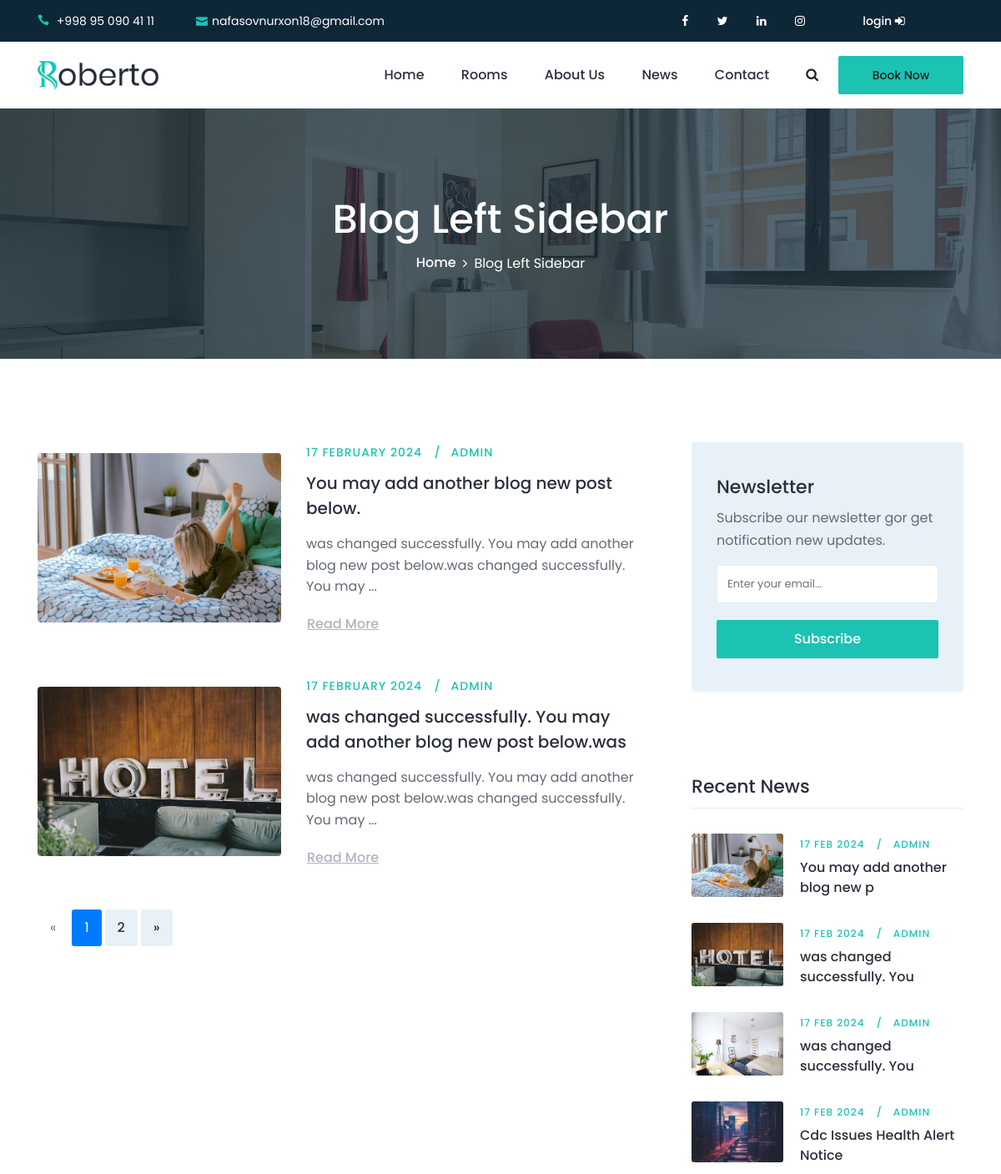
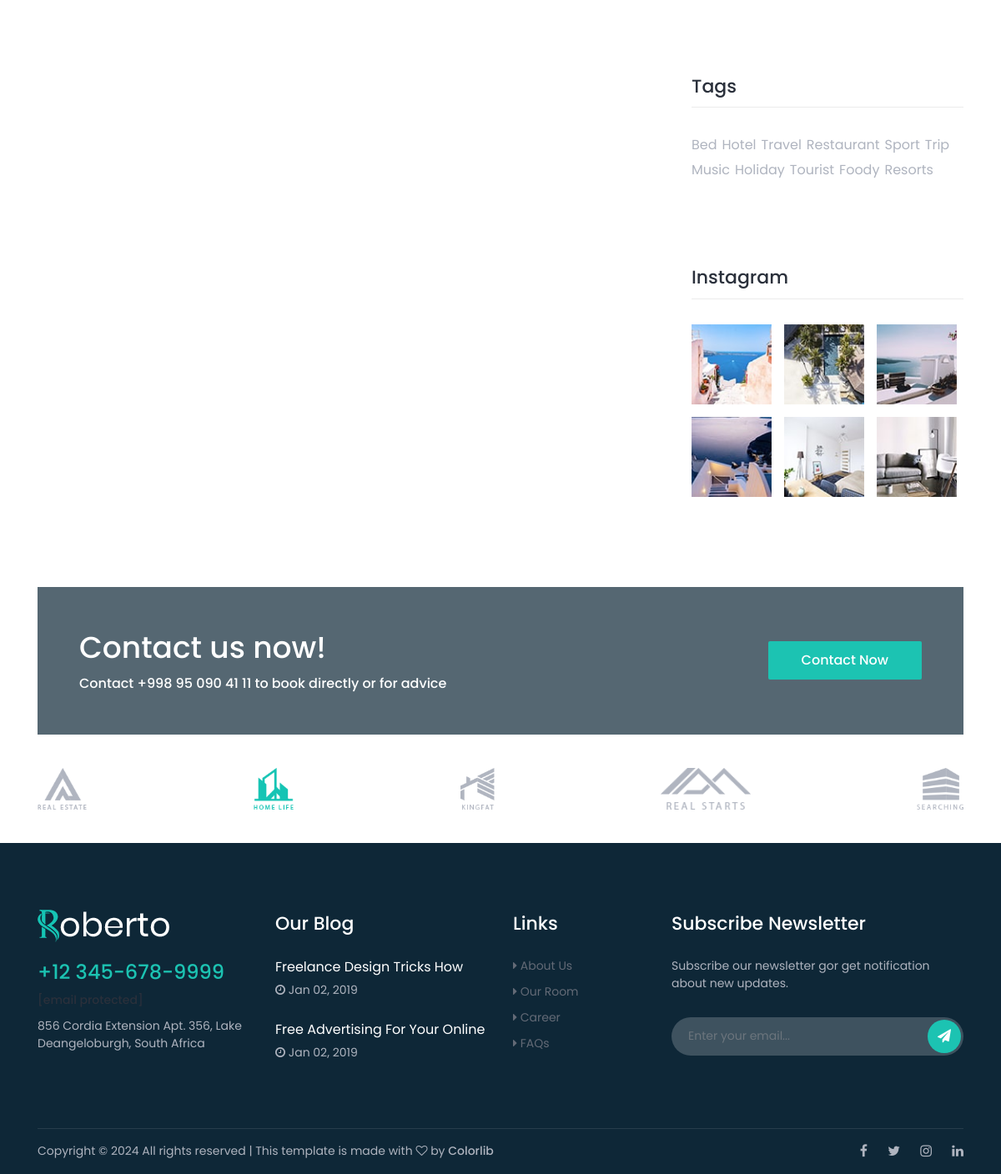
Screenshot of /blog/ with the database file from the repository (2 pictures, top to bottom).
### apps/main/models.py (models this page shows)
class MeContact(BaseModel):
    phone = models.CharField(max_length=25)
    email = models.EmailField()
    facebook = models.URLField(null=True, blank=True)
    linkedin = models.URLField(null=True, blank=True)
    twitter = models.URLField(null=True, blank=True)
    instagram = models.URLField(null=True, blank=True)
    address = models.CharField(max_length=35, null=True, blank=True)
    open_time = models.TimeField(null=True, blank=True)
    close_time = models.TimeField(null=True, blank=True)

class Partners(BaseModel):
    name = models.CharField(max_length=221)
    image = models.ImageField(upload_to='partners/')
    url = models.URLField(null=True, blank=True)

### apps/blog/models.py (models this page shows)
class BaseModel(models.Model):
    created_date = models.DateTimeField(auto_now_add=True)
    modified_date = models.DateTimeField(auto_now=True)
    class Meta:
        abstract = True

class BlogNEWPost(BaseModel):
    author = models.ForeignKey('auth.User', on_delete=models.SET_NULL, null=True)
    title = models.CharField(max_length=255)
    slug = models.SlugField()
    image = models.ImageField(upload_to='blog/new')
    tags = models.ManyToManyField(Tag)

class ContentNewBlog(BaseModel):
    blog_post = models.ForeignKey(BlogNEWPost, on_delete=models.CASCADE, related_name='contents', null=True)
    content = models.TextField()
    is_quote = models.BooleanField(default=False)

class Tag(BaseModel):
    title = models.CharField(max_length=255)
    def __str__(self):
        return self.title

### apps/blog/views.py (the view)
# urls.py: path('', BlogNewView.as_view(), name='blog'),
class BlogNewView(View):
    template_name = 'blog/blog.html'
    def get(self, request, *args, **kwargs):
        blogs = BlogNEWPost.objects.order_by('-id')
        tags = Tag.objects.all()
        blog4 = blogs[:4]
        tag = request.GET.get('tag')
        if tag:
            blogs = blogs.filter(tags__title__exact=tag)
        paginator = Paginator(blogs, 2)
        page = request.GET.get('page')
        blogs = paginator.get_page(page)
        ctx = {
            'blogs': blogs,
            'tags': tags,
            'blog4': blog4
        }
        return render(request, self.template_name, ctx)

### templates/blog/blog.html (shortened to what this page needs)
{% extends 'base.html' %}
{% load static %}
{% block content %}
    <div class="breadcrumb-area bg-img bg-overlay jarallax"
         style="background-image: url({% static 'img/bg-img/17.jpg' %});">
        <div class="container h-100">
            <div class="row h-100 align-items-center">
                <div class="col-12">
                    <div class="breadcrumb-content text-center">
                        <h2 class="page-title">Blog Left Sidebar</h2>
                        <nav aria-label="breadcrumb">
                            <ol class="breadcrumb justify-content-center">
                                <li class="breadcrumb-item"><a href="{% url 'main:home' %}">Home</a></li>
                                <li class="breadcrumb-item active" aria-current="page">Blog Left Sidebar</li>
                            </ol>
                        </nav>
                    </div>
                </div>
            </div>
        </div>
    </div>
    <div class="roberto-news-area section-padding-100-0">
        <div class="container">
            <div class="row justify-content-center">
                <div class="col-12 col-lg-8">
                    {% for blog in blogs %}
                        <div class="single-blog-post d-flex align-items-center mb-50 wow fadeInUp"
                             data-wow-delay="100ms">
                            <div class="post-thumbnail">
                                <a href="{% url 'blog:single-blog' blog.slug %}"><img src="{{ blog.image.url }}"
                                                                                      alt></a>
                            </div>
                            <div class="post-content">
                                <div class="post-meta">
                                    <a href="{% url 'blog:single-blog' blog.slug %}"
                                       class="post-author">{{ blog.created_date|date:'d F Y' }}</a>
                                    <a href="{% url 'blog:single-blog' blog.slug %}"
                                       class="post-tutorial">{{ blog.author }}</a>
                                </div>
                                <a href="{% url 'blog:single-blog' blog.slug %}"
                                   class="post-title">{{ blog.title|slice:70 }}</a>
                                <p>{{ blog.contents.all.first.content|slice:100 }} ...</p>
                                <a href="{% url 'blog:single-blog' blog.slug %}" class="btn continue-btn">Read More</a>
                            </div>
                        </div>
                    {% endfor %}
                    <nav class="roberto-pagination wow fadeInUp mb-100" data-wow-delay="600ms">
                        <ul class="pagination">
                            {% if blogs.has_previous %}
                                <span class="page-item"><a class="page-link" href="?page={{ blogs.previous_page_number }}">&laquo;</a></span>
                            {% else %}
                                <span class="page-item disabled"><span class="page-link">&laquo;</span></span>
                            {% endif %}
                            {% for i in blogs.paginator.page_range %}
                                {% if blogs.number == i %}
                                    <span class="page-item active"><span class="page-link">{{ i }}</span></span>
                                {% else %}
                                    <span class="page-item"><a class="page-link" href="?page={{ i }}">{{ i }}</a></span>
                                {% endif %}
                            {% endfor %}
                            {% if blogs.has_next %}
                                <span class="page-item"><a class="page-link" href="?page={{ blogs.next_page_number }}">&raquo;</a></span>
                            {% else %}
                                <span class="page-item disabled"><span class="page-link">&raquo;</span></span>
                            {% endif %}
                        </ul>
                    </nav>
                </div>
                <div class="col-12 col-sm-8 col-md-6 col-lg-4">
                    <div class="roberto-sidebar-area pl-md-4">
                        <div class="single-widget-area mb-100">
                            <div class="newsletter-form">
                                <h5>Newsletter</h5>
                                <p>Subscribe our newsletter gor get notification new updates.</p>
                                <form action="#" method="post">
                                    <input type="email" name="nl-email" id="nlEmail" class="form-control"
                                           placeholder="Enter your email...">
                                    <button type="submit" class="btn roberto-btn w-100">Subscribe</button>
                                </form>
                            </div>
                        </div>
                        <div class="single-widget-area mb-100">
                            <h4 class="widget-title mb-30">Recent News</h4>
                            {% for blog in blog4 %}
                                <div class="single-recent-post d-flex">
                                    <div class="post-thumb">
                                        <a href="single-blog.html"><img src="{{ blog.image.url }}" alt></a>
                                    </div>
                                    <div class="post-content">
                                        <div class="post-meta">
                                            <a href="{% url 'blog:single-blog' blog.slug %}"
                                               class="post-author">{{ blog.created_date|date:'d b Y' }}</a>
                                            <a href="{% url 'blog:single-blog' blog.slug %}"
                                               class="post-tutorial">{{ blog.author }}</a>
                                        </div>
                                        <a href="{% url 'blog:single-blog' blog.slug %}"
                                           class="post-title">{{ blog.title|slice:30 }}</a>
                                    </div>
                                </div>
                            {% endfor %}
                        </div>
                        <div class="single-widget-area mb-100 clearfix">
                            <h4 class="widget-title mb-30">Tags</h4>
                            <ul class="popular-tags">
                                {% for tag in tags %}
                                    <li><a href="{% url 'blog:blog' %}?tag={{ tag }}">{{ tag }}</a></li>
                                {% endfor %}
                            </ul>
                        </div>
                        <div class="single-widget-area mb-100 clearfix">
                            <h4 class="widget-title mb-30">Instagram</h4>
                            <ul class="instagram-feeds">
                                <li><a href="#"><img src="{% static 'img/bg-img/33.jpg' %}" alt></a></li>
                                <li><a href="#"><img src="{% static 'img/bg-img/35.jpg' %}" alt></a></li>
                                <li><a href="#"><img src="{% static 'img/bg-img/34.jpg' %}" alt></a></li>
                                <li><a href="#"><img src="{% static 'img/bg-img/36.jpg' %}" alt></a></li>
                                <li><a href="#"><img src="{% static 'img/bg-img/37.jpg' %}" alt></a></li>
                                <li><a href="#"><img src="{% static 'img/bg-img/38.jpg' %}" alt></a></li>
                            </ul>
                        </div>
                    </div>
                </div>
            </div>
        </div>
    </div>
{% endblock %}

### templates/navbar.html (shortened to what this page needs)
{% load static %}
{% load Me_contact %}
{% me_contact as me_contact %}
<header class="header-area">
    <div class="search-form d-flex align-items-center">
        <div class="container">
            <form action="https://preview.colorlib.com/theme/roberto/index.html" method="get">
                <button type="submit"></button>
            </form>
        </div>
    </div>
    <div class="top-header-area">
        <div class="container">
            <div class="row">
                <div class="col-6">
                    <div class="top-header-content">
                        <a href="tel://{{ me_contact.phone }}"><i class="icon_phone"></i>
                            <span>{{ me_contact.phone }}</span></a>
                        <a href="mailto:{{ me_contact.email }}"><i class="icon_mail"></i>{{ me_contact.email }}</a>
                    </div>
                </div>
                <div class="col-4">
                    <div class="top-header-content">
                        <div class="top-social-area ml-auto">
                            <a href="{{ me_contact.facebook }}"><i class="fa fa-facebook" aria-hidden="true"></i></a>
                            <a href="{{ me_contact.twitter }}"><i class="fa fa-twitter" aria-hidden="true"></i></a>
                            <a href="{{ me_contact.linkedin }}"><i class="fa fa-linkedin" aria-hidden="true"></i></a>
                            <a href="{{ me_contact.instagram }}"><i class="fa fa-instagram" aria-hidden="true"></i></a>
                        </div>
                    </div>
                </div>
                <div class="col-2">
                    <div class="top-header-content">
                        <div class="top-social-area ml-auto">
                            {% if request.user.is_authenticated %}
                                <a style="margin-left: 30px">{{ request.user }}</a>
                                <a href="{% url 'contact:logout' %}"><span> logout </span><i class="fa fa-sign-out"></i></a>
                            {% else %}
                                <a href="{% url 'contact:login' %}"><span>login </span><i class="fa fa-sign-in"></i> </a>
                            {% endif %}
                        </div>
                    </div>
                </div>
            </div>
        </div>
    </div>
    <div class="main-header-area">
        <div class="classy-nav-container breakpoint-off">
            <div class="container">
                <nav class="classy-navbar justify-content-between" id="robertoNav">
                    <a class="nav-brand" href="{% url 'main:home' %}"><img src="{% static 'img/core-img/logo.png' %}"
                                                                           alt></a>
                    <div class="classy-menu">
                        <div class="classynav">
                            <ul id="nav">
                                <li class="active"><a href="{% url 'main:home' %}">Home</a></li>
                                <li><a href="{% url 'rooms:rooms' %}">Rooms</a></li>
                                <li><a href="{% url 'main:about' %}">About Us</a></li>
                                <li><a href="{% url 'blog:blog' %}">News</a></li>
                                <li><a href="{% url 'contact:contact' %}">Contact</a></li>
                            </ul>
                            <div class="search-btn ml-4">
                                <i class="fa fa-search" aria-hidden="true"></i>
                            </div>
                            <div class="mt-2 mb-2 ml-4">
                                <a class="roberto-btn" href="#">Book Now</a>
                            </div>
                        </div>
                    </div>
                </nav>
            </div>
        </div>
    </div>
</header>

### templates/partner.html
{% load static %}
{% load Me_contact %}
{% me_contact as me_contact %}
{% partners as partners %}
<section class="roberto-cta-area">
    <div class="container">
        <div class="cta-content bg-img bg-overlay jarallax"
             style="background-image: url({% static 'img/bg-img/1.jpg' %});">
            <div class="row align-items-center">
                <div class="col-12 col-md-7">
                    <div class="cta-text mb-50">
                        <h2>Contact us now!</h2>
                        <h6>Contact {{ me_contact.phone }} to book directly or for advice</h6>
                    </div>
                </div>
                <div class="col-12 col-md-5 text-right">
                    <a href="{% url 'contact:contact' %}" class="btn roberto-btn mb-50">Contact Now</a>
                </div>
            </div>
        </div>
    </div>
</section>
<div class="partner-area">
    <div class="container">
        <div class="row">
            <div class="col-12">
                <div class="partner-logo-content d-flex align-items-center justify-content-between wow fadeInUp"
                     data-wow-delay="300ms">
                    {% for partner in partners %}
                        <a href="{{ partner.url }}" class="partner-logo"><img src="{{ partner.image.url }}" alt></a>
                    {% endfor %}
                </div>
            </div>
        </div>
    </div>
</div>

### rows the page displays
MeContact: phone "+998 95 090 41 11", email "nafasovnurxon18@gmail.com"
BlogNEWPost: image (picture), created_date "17 FEBRUARY 2024", author "ADMIN", title "You may add another blog new post below.", contents.all.first.content "was changed successfully. You may add another blog new post below.was changed successfully. You may", created_date "17 FEB 2024", title "You may add another blog new p"
BlogNEWPost: image (picture), created_date "17 FEBRUARY 2024", author "ADMIN", title "was changed successfully. You may add another blog new post below.was", contents.all.first.content "was changed successfully. You may add another blog new post below.was changed successfully. You may", created_date "17 FEB 2024", title "was changed successfully. You"
BlogNEWPost: image (picture), created_date "17 FEB 2024", author "ADMIN", title "was changed successfully. You"
BlogNEWPost: image (picture), created_date "17 FEB 2024", author "ADMIN", title "Cdc Issues Health Alert Notice"
Tag: title "Bed"
Tag: title "Hotel"
Tag: title "Travel"
Tag: title "Restaurant"
Tag: title "Sport"
Tag: title "Trip"
Tag: title "Music"
Tag: title "Holiday"
Tag: title "Tourist"
Tag: title "Foody"
Tag: title "Resorts"
Partners: image (picture)
Partners: image (picture)
Partners: image (picture)
Partners: image (picture)
Partners: image (picture)

### other values shown
{{ i }} "1"
{{ i }} "2"
